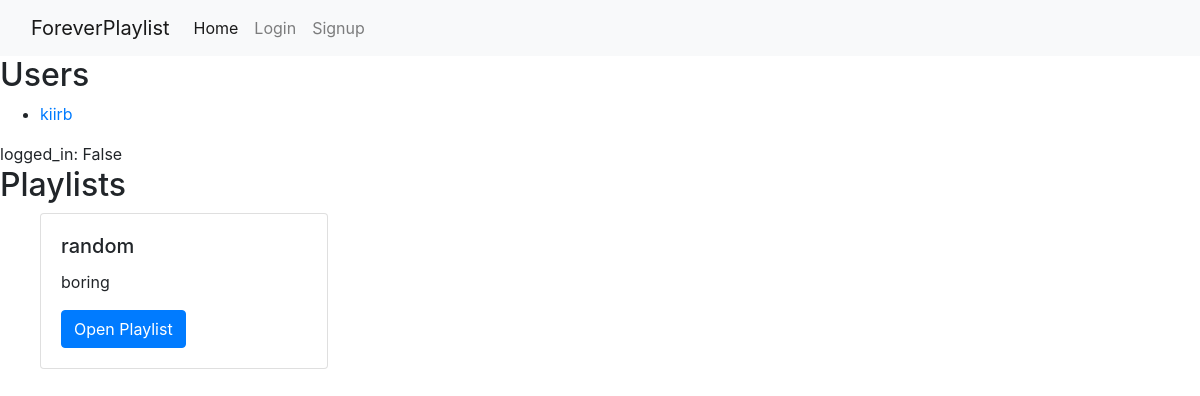
Before: / with the older database file.
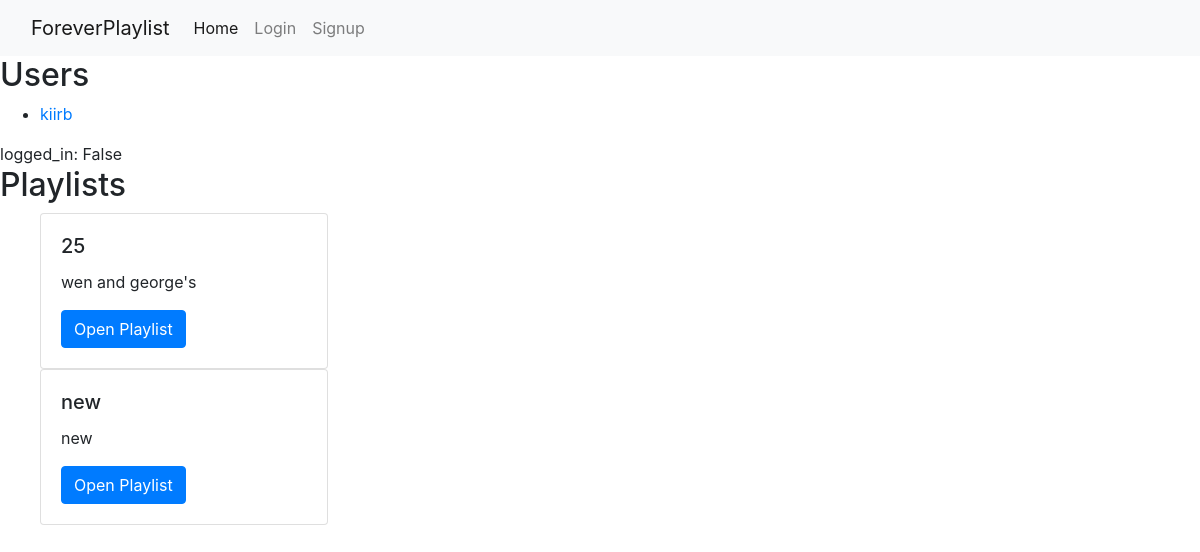
After: the same page with the newer database file.
### music_app/models.py (models this page shows, shortened)
class User(UserMixin, db.Model):
    id = db.Column(db.Integer, primary_key=True)
    username = db.Column(db.String(80), nullable=False, unique=True)
    password = db.Column(db.String(200), nullable=False)
    playlists = db.relationship('Playlist', back_populates='user')

class Playlist(db.Model):
    id = db.Column(db.Integer, primary_key=True)
    title = db.Column(db.String(80), nullable=False)
    description = db.Column(db.String(200), nullable=False)
    user_id = db.Column(db.Integer, db.ForeignKey('user.id'), nullable=False)
    user = db.relationship('User', back_populates='playlists')
    songs = db.relationship('SongEntry', back_populates='playlist')

### music_app/main/routes.py (the view)
@main.route('/', methods=['GET'])
def homepage():
    all_users = User.query.all()
    all_playlists = Playlist.query.all()
    return render_template('home.html', all_users=all_users, playlists=all_playlists)

### music_app/templates/home.html (shortened to what this page needs)
{% extends 'base.html' %}
{% block body %}
  <h2>Users</h2>
  <ul>
    {% for user in all_users %}
      <li><a href="/profile/{{ user.username }}">{{ user.username }}</a></li>
    {% endfor %}
  </ul>
  logged_in: {{current_user.is_authenticated}}
  <h2>Playlists</h2>
  <ul style="list-style: none;">
    {% for playlist in playlists %}
      <li>
        {% include 'partials/single_playlist.html' %}
      </li>
    {% endfor %}
  </ul>
{% endblock %}

### music_app/templates/base.html (shortened to what this page needs)
<!doctype html>
<html lang="en">
  <head>
    <link rel="stylesheet" href="https://stackpath.bootstrapcdn.com/bootstrap/4.3.1/css/bootstrap.min.css">
  </head>
  <body>
    {% include 'partials/navbar.html' %}
    {% block body %}{% endblock %}
  </body>
</html>

### music_app/templates/partials/navbar.html (shortened to what this page needs)
<nav class="navbar navbar-expand-lg navbar-light bg-light">
  <div class="container-fluid">
    <a class="navbar-brand" href="/">ForeverPlaylist</a>
    <div class="collapse navbar-collapse" id="navbarSupportedContent">
      <ul class="navbar-nav me-auto mb-2 mb-lg-0">
        <li class="nav-item">
          <a class="nav-link active" aria-current="page" href="/">Home</a>
        </li>
        {% if current_user.is_authenticated %}
          <li class="nav-item">
            <a class="nav-link" href="/logout">Logout</a>
          </li>
        {% else %}
          <li class="nav-item">
            <a class="nav-link" href="/login">Login</a>
          </li>
          <li class="nav-item">
            <a class="nav-link" href="/signup">Signup</a>
          </li>
        {% endif %}
      </ul>
    </div>
  </div>
</nav>

### music_app/templates/partials/single_playlist.html
<div class="card" style="width: 18rem;">
  <div class="card-body">
    <h5 class="card-title">
      {{ playlist.title }}
    </h5>
    <p class="card-text">
      {{ playlist.description }}
    </p>
    <a href="/playlists/{{ playlist.id }}" class="btn btn-primary">
      Open Playlist
    </a>
  </div>
</div>

Changed rows visible on the page:
changed Playlist: title "random" → "25"; description "boring" → "wen and george's"
added Playlist: title "new", description "new"
